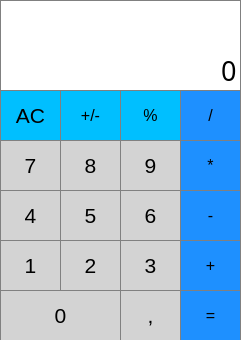
<?xml version="1.0" encoding="UTF-8"?>
<ui version="4.0">
 <class>Calculator</class>
 <widget class="QMainWindow" name="Calculator">
  <property name="geometry">
   <rect>
    <x>0</x>
    <y>0</y>
    <width>241</width>
    <height>340</height>
   </rect>
  </property>
  <property name="windowTitle">
   <string>Calculator</string>
  </property>
  <widget class="QWidget" name="centralwidget">
   <widget class="QLineEdit" name="Display">
    <property name="geometry">
     <rect>
      <x>0</x>
      <y>0</y>
      <width>241</width>
      <height>91</height>
     </rect>
    </property>
    <property name="font">
     <font>
      <family>Segoe MDL2 Assets</family>
      <pointsize>20</pointsize>
      <bold>false</bold>
     </font>
    </property>
    <property name="styleSheet">
     <string notr="true">QLineEdit{
			background-color: #FFFFFF;
			border: 1px solid gray;
			color: #000000
}
</string>
    </property>
    <property name="text">
     <string>0</string>
    </property>
    <property name="alignment">
     <set>Qt::AlignBottom|Qt::AlignRight|Qt::AlignTrailing</set>
    </property>
   </widget>
   <widget class="QPushButton" name="ButtonClear">
    <property name="geometry">
     <rect>
      <x>0</x>
      <y>90</y>
      <width>61</width>
      <height>51</height>
     </rect>
    </property>
    <property name="sizePolicy">
     <sizepolicy hsizetype="Preferred" vsizetype="Preferred">
      <horstretch>0</horstretch>
      <verstretch>0</verstretch>
     </sizepolicy>
    </property>
    <property name="font">
     <font>
      <pointsize>16</pointsize>
     </font>
    </property>
    <property name="styleSheet">
     <string notr="true">QPushButton{
			background-color: #00BFFF;
			border: 1px solid gray;
			padding: 5px;
			color: #000000;
}
QPushButton:pressed{
			background-color: #A9A9A9;
			border: 1px solid gray;
			padding: 5px;
}</string>
    </property>
    <property name="text">
     <string>AC</string>
    </property>
   </widget>
   <widget class="QPushButton" name="ButtonChangeSign">
    <property name="geometry">
     <rect>
      <x>60</x>
      <y>90</y>
      <width>61</width>
      <height>51</height>
     </rect>
    </property>
    <property name="sizePolicy">
     <sizepolicy hsizetype="Preferred" vsizetype="Preferred">
      <horstretch>0</horstretch>
      <verstretch>0</verstretch>
     </sizepolicy>
    </property>
    <property name="font">
     <font>
      <pointsize>12</pointsize>
     </font>
    </property>
    <property name="styleSheet">
     <string notr="true">QPushButton{
			background-color: #00BFFF;
			border: 1px solid gray;
			padding: 5px;
			color: #000000;
}
QPushButton:pressed{
			background-color: #A9A9A9;
			border: 1px solid gray;
			padding: 5px;
}</string>
    </property>
    <property name="text">
     <string>+/-</string>
    </property>
   </widget>
   <widget class="QPushButton" name="ButtonPercentage">
    <property name="geometry">
     <rect>
      <x>120</x>
      <y>90</y>
      <width>61</width>
      <height>51</height>
     </rect>
    </property>
    <property name="sizePolicy">
     <sizepolicy hsizetype="Preferred" vsizetype="Preferred">
      <horstretch>0</horstretch>
      <verstretch>0</verstretch>
     </sizepolicy>
    </property>
    <property name="font">
     <font>
      <pointsize>12</pointsize>
     </font>
    </property>
    <property name="styleSheet">
     <string notr="true">QPushButton{
			background-color: #00BFFF;
			border: 1px solid gray;
			padding: 5px;
			color: #000000;
}
QPushButton:pressed{
			background-color: #A9A9A9;
			border: 1px solid gray;
			padding: 5px;
}</string>
    </property>
    <property name="text">
     <string>%</string>
    </property>
   </widget>
   <widget class="QPushButton" name="ButtonDivision">
    <property name="geometry">
     <rect>
      <x>180</x>
      <y>90</y>
      <width>61</width>
      <height>51</height>
     </rect>
    </property>
    <property name="sizePolicy">
     <sizepolicy hsizetype="Preferred" vsizetype="Preferred">
      <horstretch>0</horstretch>
      <verstretch>0</verstretch>
     </sizepolicy>
    </property>
    <property name="font">
     <font>
      <pointsize>12</pointsize>
     </font>
    </property>
    <property name="styleSheet">
     <string notr="true">QPushButton{
			background-color: #1E90FF;
			border: 1px solid gray;
			padding: 5px;
			color: #000000;
}
QPushButton:pressed{
			background-color: #A9A9A9;
			border: 1px solid gray;
			padding: 5px;
}</string>
    </property>
    <property name="text">
     <string>/</string>
    </property>
   </widget>
   <widget class="QPushButton" name="Button7">
    <property name="geometry">
     <rect>
      <x>0</x>
      <y>140</y>
      <width>61</width>
      <height>51</height>
     </rect>
    </property>
    <property name="sizePolicy">
     <sizepolicy hsizetype="Preferred" vsizetype="Preferred">
      <horstretch>0</horstretch>
      <verstretch>0</verstretch>
     </sizepolicy>
    </property>
    <property name="font">
     <font>
      <pointsize>16</pointsize>
      <bold>false</bold>
     </font>
    </property>
    <property name="styleSheet">
     <string notr="true">QPushButton{
			background-color: #D3D3D3;
			border: 1px solid gray;
			padding: 5px;
			color: #000000;
}
QPushButton:pressed{
			background-color: #A9A9A9;
			border: 1px solid gray;
			padding: 5px;
}</string>
    </property>
    <property name="text">
     <string>7</string>
    </property>
   </widget>
   <widget class="QPushButton" name="Button8">
    <property name="geometry">
     <rect>
      <x>60</x>
      <y>140</y>
      <width>61</width>
      <height>51</height>
     </rect>
    </property>
    <property name="sizePolicy">
     <sizepolicy hsizetype="Preferred" vsizetype="Preferred">
      <horstretch>0</horstretch>
      <verstretch>0</verstretch>
     </sizepolicy>
    </property>
    <property name="font">
     <font>
      <pointsize>16</pointsize>
      <bold>false</bold>
     </font>
    </property>
    <property name="styleSheet">
     <string notr="true">QPushButton{
			background-color: #D3D3D3;
			border: 1px solid gray;
			padding: 5px;
			color: #000000;
}
QPushButton:pressed{
			background-color: #A9A9A9;
			border: 1px solid gray;
			padding: 5px;
}</string>
    </property>
    <property name="text">
     <string>8</string>
    </property>
   </widget>
   <widget class="QPushButton" name="Button9">
    <property name="geometry">
     <rect>
      <x>120</x>
      <y>140</y>
      <width>61</width>
      <height>51</height>
     </rect>
    </property>
    <property name="sizePolicy">
     <sizepolicy hsizetype="Preferred" vsizetype="Preferred">
      <horstretch>0</horstretch>
      <verstretch>0</verstretch>
     </sizepolicy>
    </property>
    <property name="font">
     <font>
      <pointsize>16</pointsize>
      <bold>false</bold>
     </font>
    </property>
    <property name="styleSheet">
     <string notr="true">QPushButton{
			background-color: #D3D3D3;
			border: 1px solid gray;
			padding: 5px;
			color: #000000;
}
QPushButton:pressed{
			background-color: #A9A9A9;
			border: 1px solid gray;
			padding: 5px;
}</string>
    </property>
    <property name="text">
     <string>9</string>
    </property>
   </widget>
   <widget class="QPushButton" name="ButtonMultiply">
    <property name="geometry">
     <rect>
      <x>180</x>
      <y>140</y>
      <width>61</width>
      <height>51</height>
     </rect>
    </property>
    <property name="sizePolicy">
     <sizepolicy hsizetype="Preferred" vsizetype="Preferred">
      <horstretch>0</horstretch>
      <verstretch>0</verstretch>
     </sizepolicy>
    </property>
    <property name="font">
     <font>
      <pointsize>12</pointsize>
     </font>
    </property>
    <property name="styleSheet">
     <string notr="true">QPushButton{
			background-color: #1E90FF;
			border: 1px solid gray;
			padding: 5px;
			color: #000000;
}
QPushButton:pressed{
			background-color: #A9A9A9;
			border: 1px solid gray;
			padding: 5px;
}</string>
    </property>
    <property name="text">
     <string>*</string>
    </property>
   </widget>
   <widget class="QPushButton" name="Button4">
    <property name="geometry">
     <rect>
      <x>0</x>
      <y>190</y>
      <width>61</width>
      <height>51</height>
     </rect>
    </property>
    <property name="sizePolicy">
     <sizepolicy hsizetype="Preferred" vsizetype="Preferred">
      <horstretch>0</horstretch>
      <verstretch>0</verstretch>
     </sizepolicy>
    </property>
    <property name="font">
     <font>
      <pointsize>16</pointsize>
      <bold>false</bold>
     </font>
    </property>
    <property name="styleSheet">
     <string notr="true">QPushButton{
			background-color: #D3D3D3;
			border: 1px solid gray;
			padding: 5px;
			color: #000000;
}
QPushButton:pressed{
			background-color: #A9A9A9;
			border: 1px solid gray;
			padding: 5px;
}</string>
    </property>
    <property name="text">
     <string>4</string>
    </property>
   </widget>
   <widget class="QPushButton" name="Button5">
    <property name="geometry">
     <rect>
      <x>60</x>
      <y>190</y>
      <width>61</width>
      <height>51</height>
     </rect>
    </property>
    <property name="sizePolicy">
     <sizepolicy hsizetype="Preferred" vsizetype="Preferred">
      <horstretch>0</horstretch>
      <verstretch>0</verstretch>
     </sizepolicy>
    </property>
    <property name="font">
     <font>
      <pointsize>16</pointsize>
      <bold>false</bold>
     </font>
    </property>
    <property name="styleSheet">
     <string notr="true">QPushButton{
			background-color: #D3D3D3;
			border: 1px solid gray;
			padding: 5px;
			color: #000000;
}
QPushButton:pressed{
			background-color: #A9A9A9;
			border: 1px solid gray;
			padding: 5px;
}</string>
    </property>
    <property name="text">
     <string>5</string>
    </property>
   </widget>
   <widget class="QPushButton" name="Button6">
    <property name="geometry">
     <rect>
      <x>120</x>
      <y>190</y>
      <width>61</width>
      <height>51</height>
     </rect>
    </property>
    <property name="sizePolicy">
     <sizepolicy hsizetype="Preferred" vsizetype="Preferred">
      <horstretch>0</horstretch>
      <verstretch>0</verstretch>
     </sizepolicy>
    </property>
    <property name="font">
     <font>
      <pointsize>16</pointsize>
      <bold>false</bold>
     </font>
    </property>
    <property name="styleSheet">
     <string notr="true">QPushButton{
			background-color: #D3D3D3;
			border: 1px solid gray;
			padding: 5px;
			color: #000000;
}
QPushButton:pressed{
			background-color: #A9A9A9;
			border: 1px solid gray;
			padding: 5px;
}</string>
    </property>
    <property name="text">
     <string>6</string>
    </property>
   </widget>
   <widget class="QPushButton" name="ButtonSubstract">
    <property name="geometry">
     <rect>
      <x>180</x>
      <y>190</y>
      <width>61</width>
      <height>51</height>
     </rect>
    </property>
    <property name="sizePolicy">
     <sizepolicy hsizetype="Preferred" vsizetype="Preferred">
      <horstretch>0</horstretch>
      <verstretch>0</verstretch>
     </sizepolicy>
    </property>
    <property name="font">
     <font>
      <pointsize>12</pointsize>
     </font>
    </property>
    <property name="styleSheet">
     <string notr="true">QPushButton{
			background-color: #1E90FF;
			border: 1px solid gray;
			padding: 5px;
			color: #000000;
}
QPushButton:pressed{
			background-color: #A9A9A9;
			border: 1px solid gray;
			padding: 5px;
}</string>
    </property>
    <property name="text">
     <string>-</string>
    </property>
   </widget>
   <widget class="QPushButton" name="Button1">
    <property name="geometry">
     <rect>
      <x>0</x>
      <y>240</y>
      <width>61</width>
      <height>51</height>
     </rect>
    </property>
    <property name="sizePolicy">
     <sizepolicy hsizetype="Preferred" vsizetype="Preferred">
      <horstretch>0</horstretch>
      <verstretch>0</verstretch>
     </sizepolicy>
    </property>
    <property name="font">
     <font>
      <pointsize>16</pointsize>
      <bold>false</bold>
     </font>
    </property>
    <property name="styleSheet">
     <string notr="true">QPushButton{
			background-color: #D3D3D3;
			border: 1px solid gray;
			padding: 5px;
			color: #000000;
}
QPushButton:pressed{
			background-color: #A9A9A9;
			border: 1px solid gray;
			padding: 5px;
}</string>
    </property>
    <property name="text">
     <string>1</string>
    </property>
   </widget>
   <widget class="QPushButton" name="Button2">
    <property name="geometry">
     <rect>
      <x>60</x>
      <y>240</y>
      <width>61</width>
      <height>51</height>
     </rect>
    </property>
    <property name="sizePolicy">
     <sizepolicy hsizetype="Preferred" vsizetype="Preferred">
      <horstretch>0</horstretch>
      <verstretch>0</verstretch>
     </sizepolicy>
    </property>
    <property name="font">
     <font>
      <pointsize>16</pointsize>
      <bold>false</bold>
     </font>
    </property>
    <property name="styleSheet">
     <string notr="true">QPushButton{
			background-color: #D3D3D3;
			border: 1px solid gray;
			padding: 5px;
			color: #000000;
}
QPushButton:pressed{
			background-color: #A9A9A9;
			border: 1px solid gray;
			padding: 5px;
}</string>
    </property>
    <property name="text">
     <string>2</string>
    </property>
   </widget>
   <widget class="QPushButton" name="Button3">
    <property name="geometry">
     <rect>
      <x>120</x>
      <y>240</y>
      <width>61</width>
      <height>51</height>
     </rect>
    </property>
    <property name="sizePolicy">
     <sizepolicy hsizetype="Preferred" vsizetype="Preferred">
      <horstretch>0</horstretch>
      <verstretch>0</verstretch>
     </sizepolicy>
    </property>
    <property name="font">
     <font>
      <pointsize>16</pointsize>
      <bold>false</bold>
     </font>
    </property>
    <property name="styleSheet">
     <string notr="true">QPushButton{
			background-color: #D3D3D3;
			border: 1px solid gray;
			padding: 5px;
			color: #000000;
}
QPushButton:pressed{
			background-color: #A9A9A9;
			border: 1px solid gray;
			padding: 5px;
}</string>
    </property>
    <property name="text">
     <string>3</string>
    </property>
   </widget>
   <widget class="QPushButton" name="ButtonAdd">
    <property name="geometry">
     <rect>
      <x>180</x>
      <y>240</y>
      <width>61</width>
      <height>51</height>
     </rect>
    </property>
    <property name="sizePolicy">
     <sizepolicy hsizetype="Preferred" vsizetype="Preferred">
      <horstretch>0</horstretch>
      <verstretch>0</verstretch>
     </sizepolicy>
    </property>
    <property name="font">
     <font>
      <pointsize>12</pointsize>
     </font>
    </property>
    <property name="styleSheet">
     <string notr="true">QPushButton{
			background-color: #1E90FF;
			border: 1px solid gray;
			padding: 5px;
			color: #000000;
}
QPushButton:pressed{
			background-color: #A9A9A9;
			border: 1px solid gray;
			padding: 5px;
}</string>
    </property>
    <property name="text">
     <string>+</string>
    </property>
   </widget>
   <widget class="QPushButton" name="Button0">
    <property name="geometry">
     <rect>
      <x>0</x>
      <y>290</y>
      <width>121</width>
      <height>51</height>
     </rect>
    </property>
    <property name="sizePolicy">
     <sizepolicy hsizetype="Preferred" vsizetype="Preferred">
      <horstretch>0</horstretch>
      <verstretch>0</verstretch>
     </sizepolicy>
    </property>
    <property name="font">
     <font>
      <pointsize>16</pointsize>
      <bold>false</bold>
     </font>
    </property>
    <property name="styleSheet">
     <string notr="true">QPushButton{
			background-color: #D3D3D3;
			border: 1px solid gray;
			padding: 5px;
			color: #000000;
}
QPushButton:pressed{
			background-color: #A9A9A9;
			border: 1px solid gray;
			padding: 5px;
}</string>
    </property>
    <property name="text">
     <string>0</string>
    </property>
   </widget>
   <widget class="QPushButton" name="ButtonComma">
    <property name="geometry">
     <rect>
      <x>120</x>
      <y>290</y>
      <width>61</width>
      <height>51</height>
     </rect>
    </property>
    <property name="sizePolicy">
     <sizepolicy hsizetype="Preferred" vsizetype="Preferred">
      <horstretch>0</horstretch>
      <verstretch>0</verstretch>
     </sizepolicy>
    </property>
    <property name="font">
     <font>
      <pointsize>16</pointsize>
      <bold>false</bold>
     </font>
    </property>
    <property name="styleSheet">
     <string notr="true">QPushButton{
			background-color: #D3D3D3;
			border: 1px solid gray;
			padding: 5px;
			color: #000000;
}
QPushButton:pressed{
			background-color: #A9A9A9;
			border: 1px solid gray;
			padding: 5px;
}</string>
    </property>
    <property name="text">
     <string>,</string>
    </property>
   </widget>
   <widget class="QPushButton" name="ButtonEqual">
    <property name="geometry">
     <rect>
      <x>180</x>
      <y>290</y>
      <width>61</width>
      <height>51</height>
     </rect>
    </property>
    <property name="sizePolicy">
     <sizepolicy hsizetype="Preferred" vsizetype="Preferred">
      <horstretch>0</horstretch>
      <verstretch>0</verstretch>
     </sizepolicy>
    </property>
    <property name="font">
     <font>
      <pointsize>12</pointsize>
     </font>
    </property>
    <property name="styleSheet">
     <string notr="true">QPushButton{
			background-color: #1E90FF;
			border: 1px solid gray;
			padding: 5px;
			color: #000000;
}
QPushButton:pressed{
			background-color: #A9A9A9;
			border: 1px solid gray;
			padding: 5px;
}</string>
    </property>
    <property name="text">
     <string>=</string>
    </property>
   </widget>
  </widget>
 </widget>
 <resources/>
 <connections/>
</ui>
